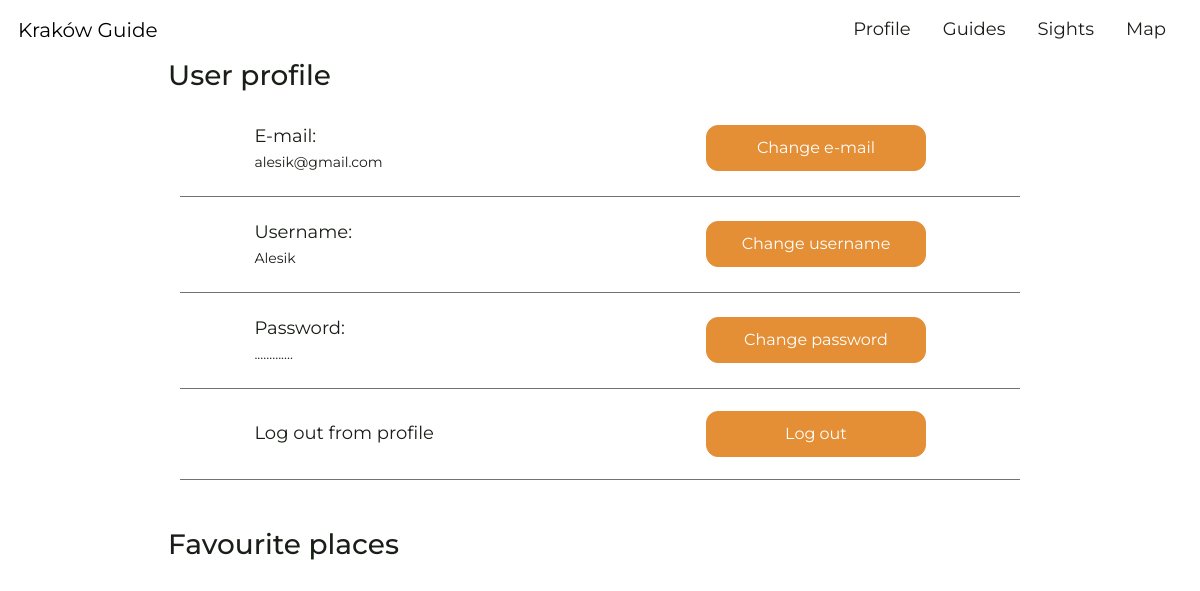
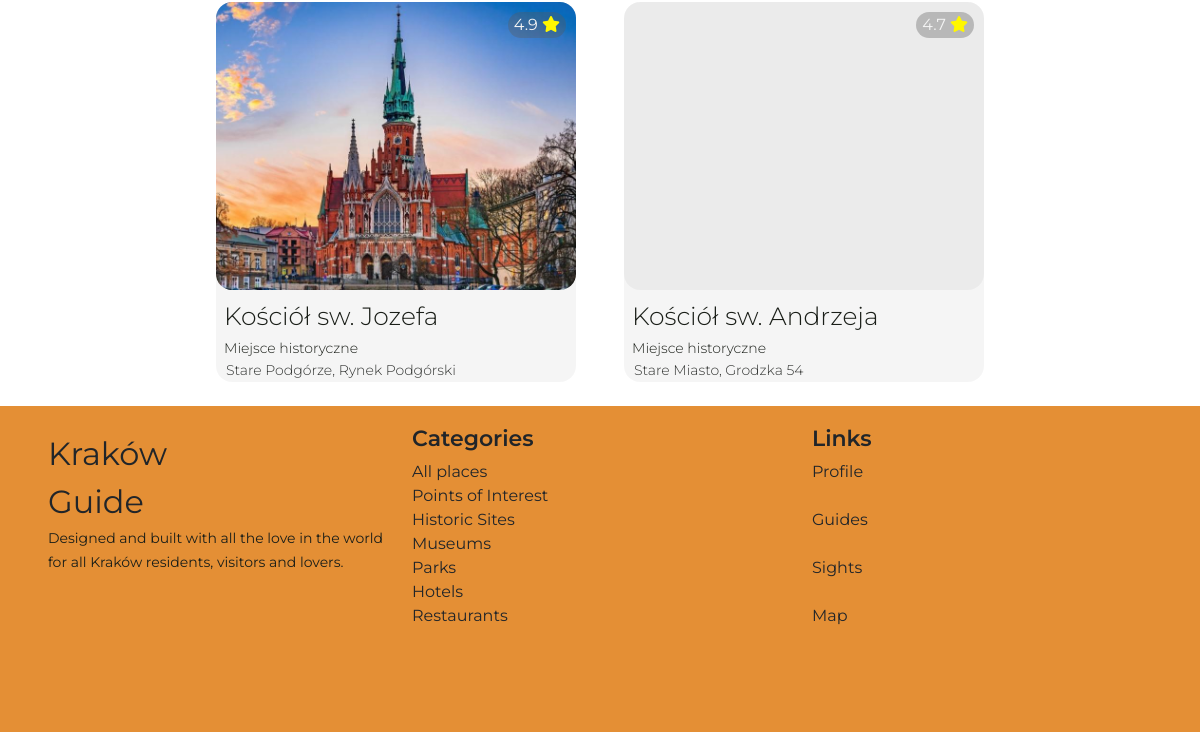
The page /profile (signed in) on the database as committed earlier (2 pictures, top to bottom).
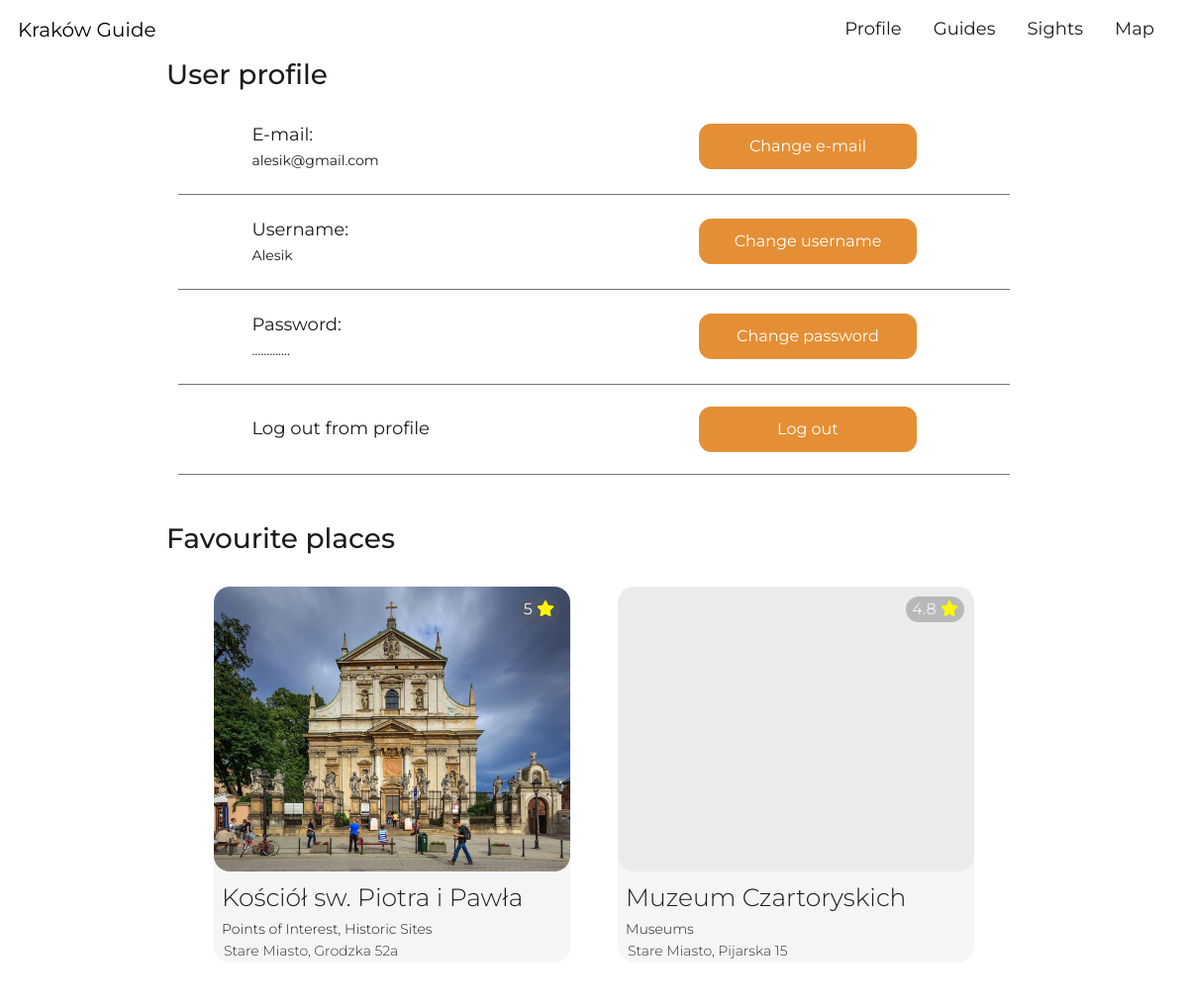
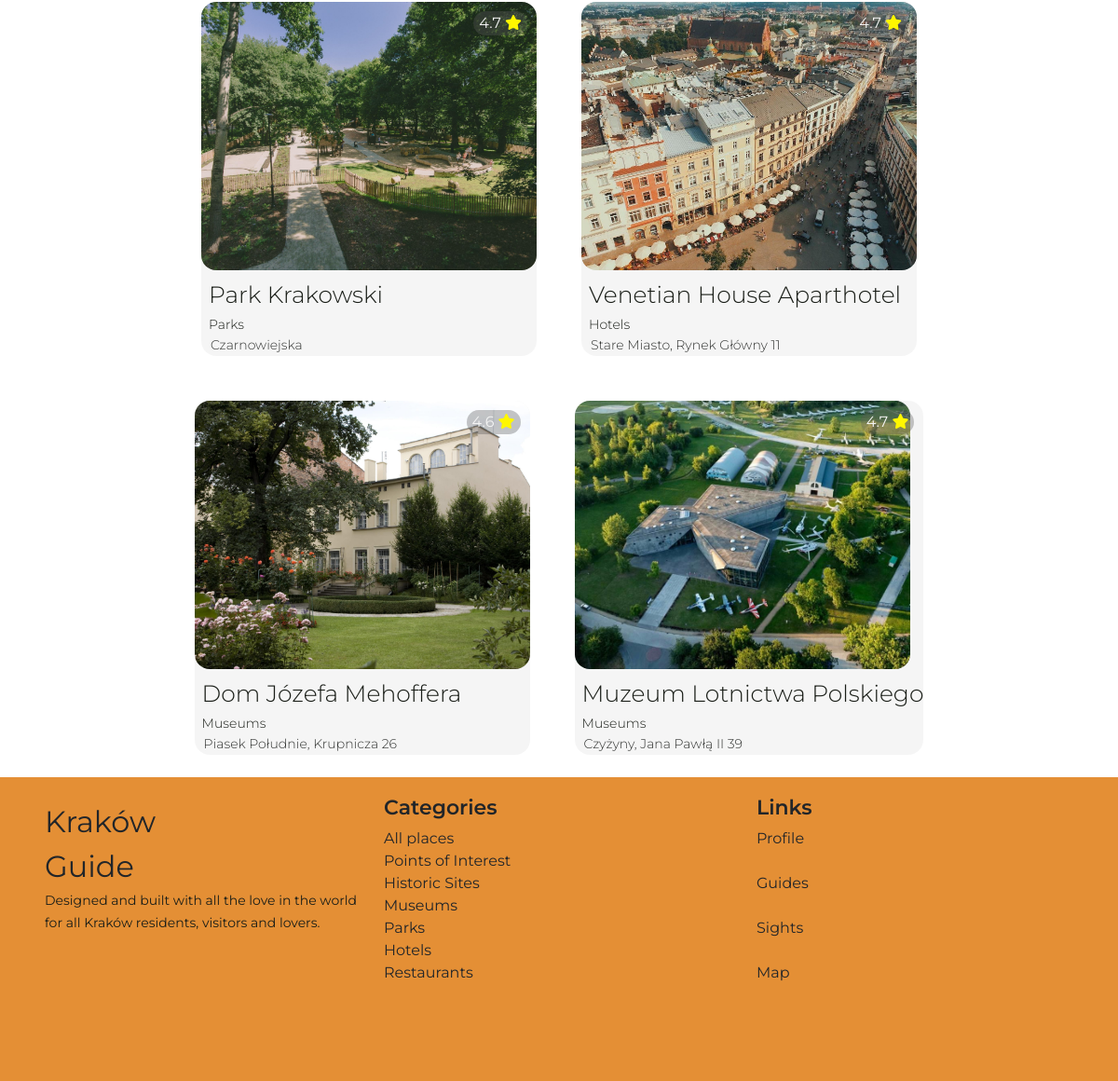
The same page on the database as committed later (2 pictures, top to bottom).
### tables this page shows
CREATE TABLE users (id INTEGER PRIMARY KEY AUTOINCREMENT NOT NULL, username TEXT NOT NULL, email TEXT NOT NULL, hash TEXT NOT NULL);

CREATE TABLE sights (sight_id INTEGER PRIMARY KEY AUTOINCREMENT NOT NULL, name TEXT NOT NULL, address TEXT, mark NUMERIC, categories TEXT, photos TEXT, description TEXT);

### app.py (the view)
@app.route("/profile")
@login_required
def profile():
    user = query_db("SELECT id, username, email FROM users WHERE id = ?", (session["user_id"],))
    if user == []:
        return apology("Looks like you don't have permission", 400)
    favourites = query_db("SELECT sight_id FROM favourites WHERE user_id = ?",
                 (session["user_id"],))
    list = []
    if favourites == []:
        sights = []
    else:
        for favourite in favourites:
            list.append(int(favourite[0]))
    sights = query_db("SELECT * FROM sights WHERE sight_id IN (SELECT sight_id FROM favourites WHERE user_id = ?)",
             (session["user_id"],))
    return render_template("profile.html", user=user[0], sights=sights, favourites=list)

### app.py (called while the page is built)
def get_db():
    db = getattr(g, '_database', None)
    if db is None:
        db = g._database = sqlite3.connect(DATABASE)
    return db

@app.teardown_appcontext
def close_connection(exception):
    db = getattr(g, '_database', None)
    if db is not None:
        db.close()

def query_db(query, args=(), one=False):
    cur = get_db().execute(query, args)
    rv = cur.fetchall()
    cur.close()
    return (rv[0] if rv else None) if one else rv

@app.after_request
def after_request(response):
    response.headers["Cache-Control"] = "no-cache, no-store, must-revalidate"
    response.headers["Expires"] = 0
    response.headers["Pragma"] = "no-cache"
    return response

### helpers.py (called while the page is built)
def login_required(f):
    @wraps(f)
    def decorated_function(*args, **kwargs):
        if session.get("user_id") is None:
            return redirect("/login")
        return f(*args, **kwargs)
    return decorated_function

### templates/profile.html (shortened to what this page needs)
{% extends "layout.html" %}
{% block main %}
    <section class="profile">
        <h3>User profile</h3>
        <div class="profile_line container-xl">
            <div class="row">
                <div class="col-sm-6 col">
                    <p>E-mail:</p>
                    <span>{{ user[2] }}</span>
                </div>
                <div class="col-sm-6">
                    <button class="btn" data-bs-toggle="modal" data-bs-target="#emailChangeModal">Change e-mail</button>
                </div>
            </div>
        </div>
        <div class="profile_line container-xl">
            <div class="row">
                <div class="col-sm-6 col">
                    <p>Username:</p>
                    <span>{{ user[1] }}</span>
                </div>
                <div class="col-sm-6">
                    <button class="btn" data-bs-toggle="modal" data-bs-target="#usernameChangeModal">Change username</button>
                </div>
            </div>
        </div>
        <div class="profile_line container-lg">
            <div class="row">
                <div class="col-sm-6 col">
                    <div>
                        <p>Password:</p>
                        <span>.............</span>
                    </div>
                </div>
                <div class="col-sm-6">
                    <button class="btn" data-bs-toggle="modal" data-bs-target="#passwordChangeModal">Change password</button>
                </div>
            </div>
        </div>
        <div class="profile_line container-md">
            <div class="row">
                <div class="col-sm-6 col">
                    <p>Log out from profile</p>
                </div>
                <div class="col-sm-6">
                    <form action="/logout" method="get">
                        <button class="btn" type="submit" autocomplete="off">Log out</button>
                    </form>
                </div>
            </div>
        </div>
    </section>
    <section class="pt-5">
        <h3 class="profile-favourites">
            Favourite places
        </h3>
        <div class="container-fluid">
            <div class="row row-cols-auto justify-content-center">
                {% for sight in sights%}
                <div class="card p-0 m-4">
                    <div class="card_image" style="background-image: url('./static/sights/{{ sight[0] }}.jpg');"></div>
                    <div class="card_name ps-2 pt-2">{{ sight[1] }}</div>
                    <form class="card_form" action="/card" method="post">
                        <button class="stretched-button stretched-link ps-2" type="submit">{{ sight[4] }}</button>
                    </form>
                    <p class="description">{{ sight[2] }}</p>
                    <form action="/favourite" method="post">
                        <button class="favourite" type="submit" autocomplete="off" >
                            {{ sight[3] }}
                            {% if sight[0] in favourites %}
                            <i class="fa-solid fa-star favourited"></i>
                            {% else %}
                            <i class="fa-solid fa-star"></i>
                            {% endif %}
                        </button>
                    </form>
                </div>
                {% endfor %}
            </div>
        </div>
    </section>
{% endblock %}

### templates/layout.html (shortened to what this page needs)
<!DOCTYPE html>
<html lang="en">
    <head>
        <link href="https://cdn.jsdelivr.net/npm/bootstrap@5.3.3/dist/css/bootstrap.min.css" rel="stylesheet">
        <link href="/static/styles.css" rel="stylesheet">
    </head>
    <body>
        <nav id="navbar-brand" class="navbar navbar-expand-md navbar-light sticky-top py-2">
            <div class="container-fluid p-0">
                <a class="navbar-brand" href="/">Kraków Guide</a>
                <div class="collapse navbar-collapse justify-content-end" id="navbar">
                    <ul class="navbar-nav">
                        {% if session["user_id"] %}
                        <li class="nav-item"><a class="nav-link px-3" href="/profile">Profile</a></li>
                        {% endif %}
                        <li class="nav-item"><a class="nav-link px-3" href="#">Guides</a></li>
                        <li class="nav-item"><a class="nav-link px-3" href="#">Sights</a></li>
                        <li class="nav-item"><a class="nav-link px-3" disabled href="#">Map</a></li>
                    </ul>
                </div>
            </div>
        </nav>
        <main class="container-fluid m-auto text-center">
            {% block main %}{% endblock %}
        </main>
        <footer class="container-fluid">
            <div class="row">
                <div class="col-12 col-lg-4 col-sm-6 title-footer ps-5 pt-4">
                    <a href="/">Kraków<br>Guide</a>
                    <br>
                    <span>Designed and built with all the love in the world for all Kraków residents, visitors and lovers.</span>
                </div>
                <div class="col-12 col-lg-4 col-sm-6 pt-3 categories-footer">
                    <p>Categories</p>
                    <a href="{{ url_for('category', name='all-places') }}" class="category-link">All places</a><br>
                    <a href="{{ url_for('category', name='points-of-interest') }}" class="category-link">Points of Interest</a><br>
                    <a href="{{ url_for('category', name='historic-sites') }}" class="category-link">Historic Sites</a><br>
                    <a href="{{ url_for('category', name='museums') }}" class="category-link">Museums</a><br>
                    <a href="{{ url_for('category', name='parks') }}" class="category-link">Parks</a><br>
                    <a href="{{ url_for('category', name='hotels') }}" class="category-link">Hotels</a><br>
                    <a href="{{ url_for('category', name='restaurants') }}" class="category-link">Restaurants</a>
                </div>
                <div class="col-12 col-lg-4 pt-3 about-footer">
                    <p>Links</p>
                    {% if session["user_id"] %}
                    <a class="nav-link m-0" href="/profile">Profile</a><br>
                    {% endif %}
                    <a class="nav-link m-0" href="#">Guides</a><br>
                    <a class="nav-link m-0" href="#">Sights</a><br>
                    <a class="nav-link m-0" id="disabled" href="#">Map</a><br>
                </div>
            </div>
        </footer>
    </body>
</html>

### static/styles.css (style rules this page uses)
body { font-family: "Montserrat"; background-color: #FFFFFF; color: #1A1E18; }
main { padding: 0 1.5dvw; }
h3 { text-align: start; }
.btn { background-color: #E48F35; border-color: #E48F35; color: #FFFFFF; }
#navbar-brand { padding: 0 1.5dvw; background-color: #FFFFFF; }
#navbar { margin-left: 23.5%; color: rgb(52, 43, 43); }
#navbar .nav-link { font-size: 18px; color: #1A1E18; cursor: pointer; }
.card { height: 380px; border-radius: 16px; font-family: "Montserrat"; border: none; color: #1A1E18; text-align: left; background-color: rgba(0, 0, 0, 0.04); }
.card p { margin: 0 0 0 10px; font-size: 14px; color: #323432; position: relative; font-weight: 300; }
.card .stretched-button { color: #1A1E18; font-size: 14px; font-weight: 300; border: none; background-color: inherit; }
.card .card_image { max-width: 88dvw; width: 360px; height: 288px; background-color: inherit; background-size: cover; background-size: contain; background-repeat: no-repeat; border-radius: 16px; }
.card .card_name { font-size: 25px; font-family: "Montserrat"; font-weight: 300; }
.favourite { position: absolute; top: 10px; right: 10px; border: none; border-radius: 16px; font-family: inherit; color: #F4F4F4; background-color: rgba(90, 89, 89, 0.35); }
.favourite .fa-solid.fa-star { color: #F4F4F4; }
.favourite .fa-solid.fa-star.favourited { color: #fff700; }
.profile-favourites { margin-left: 13dvw; }
.profile { min-width: 300px; margin: auto; }
.profile h3 { margin-left: 13dvw; }
.profile .profile_line { width: 70dvw; border-bottom: #323432; border-bottom: 1px solid rgba(21, 21, 20, 0.6); padding: 22px 0; }
.profile .profile_line p { margin-bottom: 0; font-size: 18px; }
.profile .profile_line span { font-size: 14px; }
.profile .profile_line .row { align-items: center; }
.profile .profile_line .col { text-align: start; padding-left: 10%; }
.profile .profile_line .btn { width: 220px; height: 46px; border-radius: 12px; }
footer { background-color: #E48F35; padding-bottom: 80px; }
footer a, footer a.nav-link, footer a.category-link { color: #212529; text-decoration: none; }
footer p { font-weight: 600; font-size: 22px; color: #212529; margin-bottom: 5px; }
footer span { font-size: 14px; }
.title-footer a { display: inline-block; font-size: 32px; text-decoration: none; }

Rows that differ between the two databases and show on the page:
no longer on this page (row edited): sights: shows a picture, name "Kościół sw. Jozefa", categories "Miejsce historyczne", address "Stare Podgórze, Rynek Podgórski", mark "4.9"
no longer on this page (row edited): sights: name "Kościół sw. Andrzeja", categories "Miejsce historyczne", address "Stare Miasto, Grodzka 54", mark "4.7"
now on this page (row edited): sights: shows a picture, name "Kościół sw. Piotra i Pawła", categories "Points of Interest, Historic Sites", address "Stare Miasto, Grodzka 52a", mark "5"
added sights: name "Muzeum Czartoryskich", categories "Museums", address "Stare Miasto, Pijarska 15", mark "4.8"
added sights: shows a picture, name "Park Krakowski", categories "Parks", address "Czarnowiejska", mark "4.7"
added sights: shows a picture, name "Venetian House Aparthotel", categories "Hotels", address "Stare Miasto, Rynek Główny 11", mark "4.7"
added sights: shows a picture, name "Dom Józefa Mehoffera", categories "Museums", address "Piasek Południe, Krupnicza 26", mark "4.6"
added sights: shows a picture, name "Muzeum Lotnictwa Polskiego", categories "Museums", address "Czyżyny, Jana Pawłą II 39", mark "4.7"
